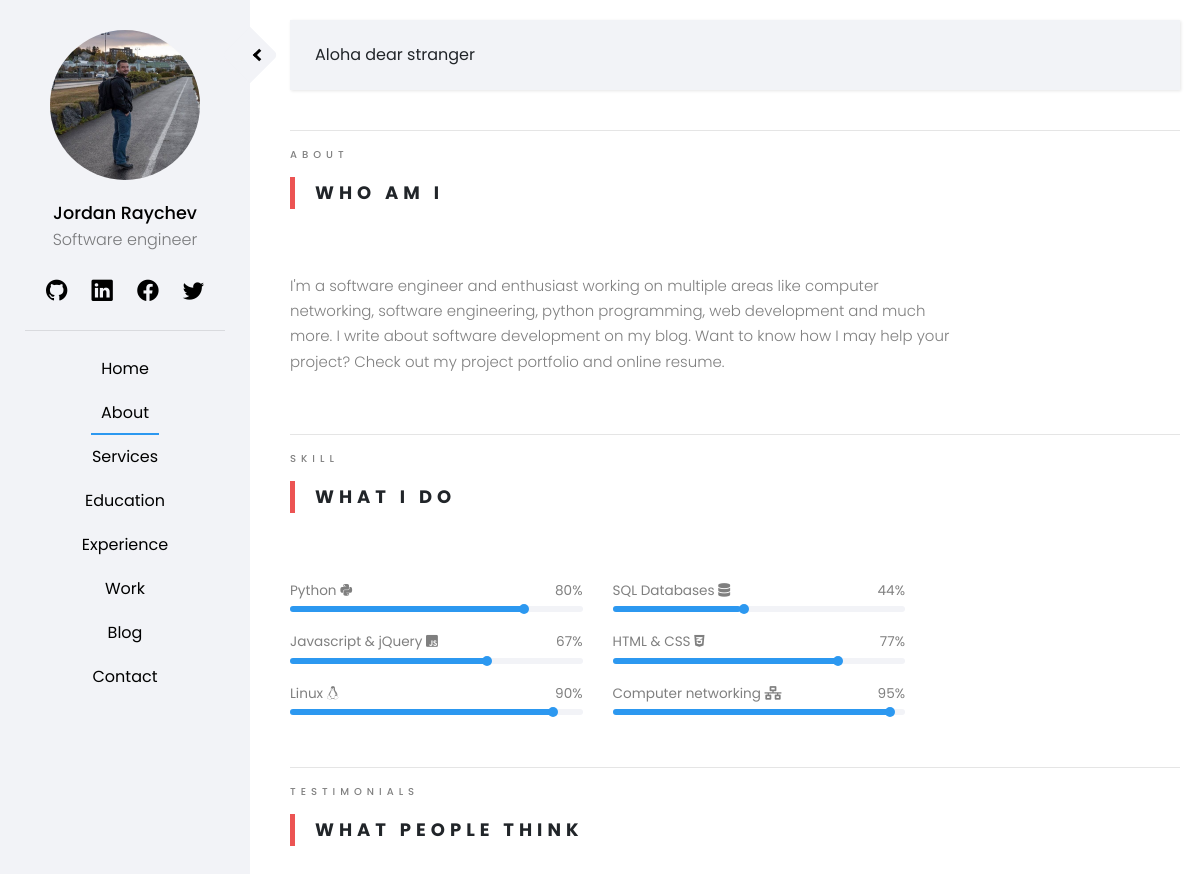
Page /pages/about/ on the earlier database version.
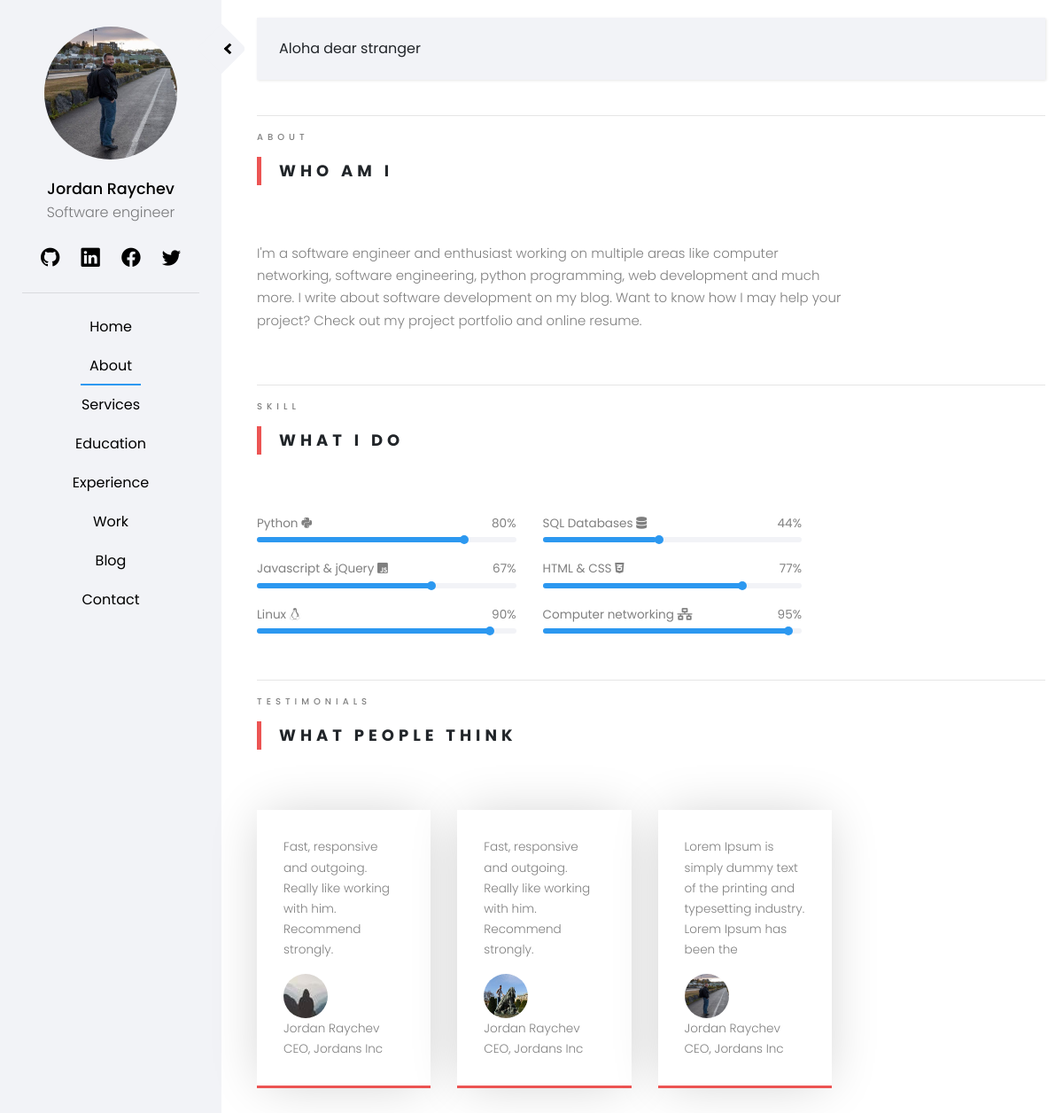
Same page on the later database version.
### staticpages/models.py (models this page shows, shortened)
class Skills(models.Model):
    skill_name = models.CharField(max_length=50)
    skill_percent = models.CharField(max_length=50)
    skill_class = models.CharField(max_length=50)

class Testimonials(models.Model):
    quote_text = models.TextField(max_length=100)
    quote_author = models.CharField(max_length=20)
    quote_author_company = models.CharField(max_length=20)
    quote_author_image = models.ImageField(default='quote_images/default.jpg', upload_to='quote_images')

### staticpages/views.py (the view)
# urls.py: path('about/', AboutView.as_view(), name='about'),
class AboutView(TemplateView):
    template_name = 'staticpages/about.html'
    def get_context_data(self, **kwargs):
        context =  super(AboutView,self).get_context_data(**kwargs)
        skills = Skills.objects.all()
        quotes = Testimonials.objects.all()
        context['skills'] = skills
        context['quotes'] = quotes
        return context

### templates/staticpages/about.html (shortened to what this page needs)
{% extends 'home/base.html' %}
{% load crispy_forms_tags %}
{% load static %}
{% block content %}
<div class = "row">
    <div class = "col-sm-12">
        <span class="heading-meta">About</span>
        <h2 class="heading">Who Am I</h2>
    </div>
</div>
<div class = "container-fluid">
    <div class="row">
        <div class = "container-text">
            <p>
                I'm a software engineer and enthusiast working on multiple areas like computer networking, software engineering,
                python programming, web development and much more.
                I write about software development on my blog.
                Want to know how I may help your project? Check out my project portfolio and online resume.
            </p>
        </div>
    </div>
</div>
<hr>
<div class = "row">
    <div class = "col-sm-12">
        <span class="heading-meta">Skill</span>
        <h2 class="heading">What I Do</h2>
    </div>
</div>
<div class = "container-fluid">
<div class="row progress-row">
    {% for skill in skills %}
    <div class = "col-xl-6 floatLeft">
        <div class = "progress-box">
            <div class="flex-box">
                 <span class = "skill-name"> {{skill.skill_name}} <i class=" {{ skill.skill_class }} "></i> </span>
                <span class = "skill-percent"> {{ skill.skill_percent }}%</span>
            </div>
            <div class = "progress-full">
                <div class = "progress-active">
                </div>
            </div>
        </div>
    </div>
    {% endfor %}
</div>
</div>
<hr>
<div class = "row">
    <div class = "col-sm-12">
        <span class="heading-meta">Testimonials</span>
        <h2 class="heading">What people think</h2>
    </div>
</div>
<div class = "container-fluid">
    <div class="row quote-row">
        <div class = col-xl-9>
            <div class = "row">
                {% for quote in quotes %}
                    <div class = "col-xl-4">
                        <div class = "quote-box">
                            <div class = "quote-desc">
                                <p>
                                    {{ quote.quote_text }}
                                </p>
                            </div>
                            <div class = "row quote">
                                <div class = "quote-from">
                                    <img src = "{{ quote.quote_author_image.url }}">
                                </div>
                                <div class = "quote-meta">
                                    <p> {{ quote.quote_author }}<br>
                                        {{ quote.quote_author_company }}
                                    </p>
                                </div>
                            </div>
                        </div>
                    </div>
                {% endfor %}
            </div>
        </div>
    </div>
</div>
{% endblock %}

### templates/home/base.html (shortened to what this page needs)
{% load static %}
<!DOCTYPE html>
<html>
    <head>
        <link rel="stylesheet" href="https://stackpath.bootstrapcdn.com/font-awesome/4.7.0/css/font-awesome.min.css">
        <link rel="stylesheet" href="https://stackpath.bootstrapcdn.com/bootstrap/4.4.1/css/bootstrap.min.css">
        <link rel="stylesheet" href="https://cdn.jsdelivr.net/npm/bootstrap-icons@1.4.0/font/bootstrap-icons.css">
        <link rel="stylesheet" href="{% static 'css/style.css' %}">
        <link rel="stylesheet" href="https://cdnjs.cloudflare.com/ajax/libs/font-awesome/5.15.2/css/all.min.css" />
    </head>
    <body>
        <div class="wrapper">
            <nav id="sidebar" class = "active">
                <div class="sidebar-header">
                    <img class="rounded-circle profile-img" src="{% static 'profile-image/default-jraychev.png' %}"/>
                    <a class="name" href = "{% url 'index' %}"> Jordan Raychev </a>
                    <p class="profession"> Software engineer</p>
                    <div class = "row">
                        <ul class = "list-unstyled social-sidebar">
                            <li><a href="https://github.com/jpraychev"> <i class="bi bi-github fa-lg"></i> </a></li>
                            <li><a href="https://www.linkedin.com/in/jordan-raychev-5a69a691/"><i class="bi bi-linkedin fa-lg"></i></a></li>
                            <li><a href="https://www.facebook.com/JordanRaychev/"><i class="bi bi-facebook fa-lg"></i></a></li>
                            <li><a href="https://twitter.com/jpraychev"><i class="bi bi-twitter fa-lg"></i></a></li>
                        </ul>
                    </div>
                </div>
                <hr class = "sidebar-hr">
                <ul class = "list-unstyled">
                    <li><a class = "{% if request.path == '/' %} active {% endif %}" href="{% url 'index' %}" data-nav-section="home">Home</a></li>
                    <li><a class = "{% if request.path == '/pages/about/' %} active {% endif %}" href="{% url 'about' %}" data-nav-section="about">About</a></li>
                    <li><a class = "{% if request.path == '/pages/services/' %} active {% endif %}" href="{% url 'services' %}" data-nav-section="services">Services</a></li>
                    <li><a class = "{% if request.path == '/pages/education/' %} active {% endif %}" href="{% url 'education' %}" data-nav-section="education">Education</a></li>
                    <li><a class = "{% if request.path == '/pages/experience/' %} active {% endif %}" href="{% url 'experience' %}" data-nav-section="experience">Experience</a></li>
                    <li><a class = "{% if request.path == '/pages/work/' %} active {% endif %}" href="{% url 'work' %}" data-nav-section="experience">Work</a></li>
                    <li><a class = "{% if request.path == '/pages/blog/' %} active {% endif %}" href="{% url 'blog' %}" data-nav-section="experience">Blog</a></li>
                    <li><a class = "{% if request.path == '/contact/' %} active {% endif %}" href="{% url 'contact' %}" data-nav-section="contact">Contact</a></li>
                </ul>
            </nav>
            <div id="sidebarCollapse">
                <i class="arrow left"></i>
            </div>
            <div id="content">
                <nav class="navbar navbar-expand-lg">
                    <div class="container-fluid">
                        {% if user.is_authenticated %}
                            <span id = "loggedin">You are logged in as {{ user.username }} </span>
                        {% else %}
                            <span id = "loggedin">Aloha dear stranger</span>
                        {% endif %}
                    </div>
                </nav>
                <hr>
                {% block content %}
                {% endblock %}
            </div>
        </div>
    </body>
</html>

Differences in the rows shown:
added Testimonials: quote_text "Fast, responsive and outgoing. Really like working with him. Recommend strongly.", quote_author_image (placeholder picture), quote_author "Jordan Raychev", quote_author_company "CEO, Jordans Inc"
added Testimonials: quote_text "Fast, responsive and outgoing. Really like working with him. Recommend strongly.", quote_author_image (picture), quote_author "Jordan Raychev", quote_author_company "CEO, Jordans Inc"
added Testimonials: quote_text "Lorem Ipsum is simply dummy text of the printing and typesetting industry. Lorem Ipsum has been the", quote_author_image (picture), quote_author "Jordan Raychev", quote_author_company "CEO, Jordans Inc"
